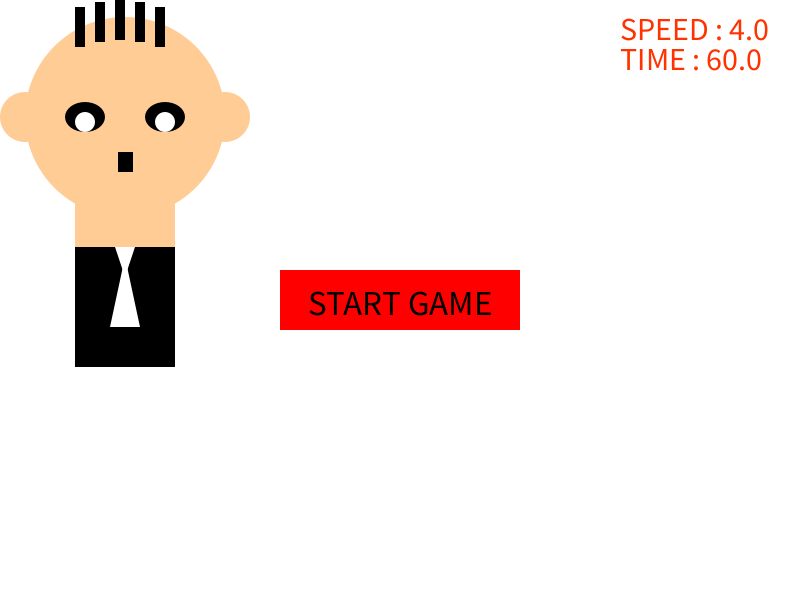
Frame 1 (no input)
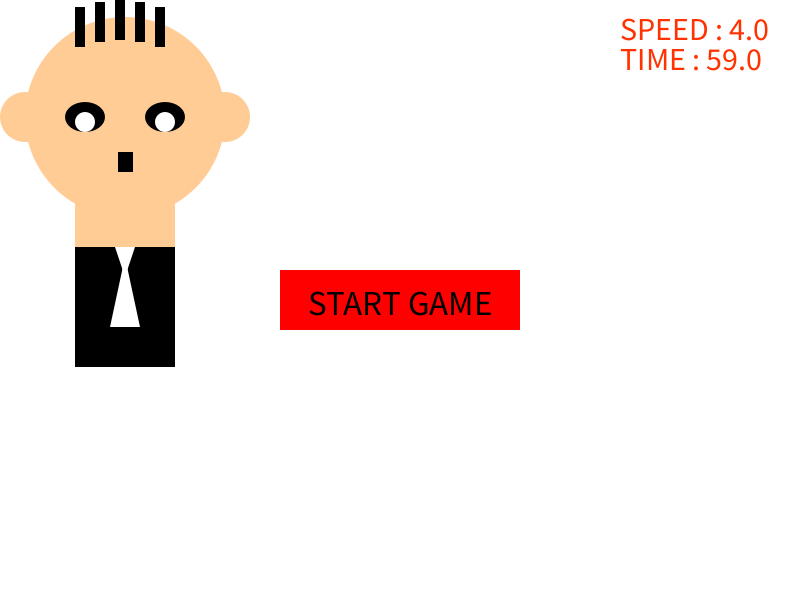
Frame 60 (the mouse pressed at the canvas centre just before this capture)
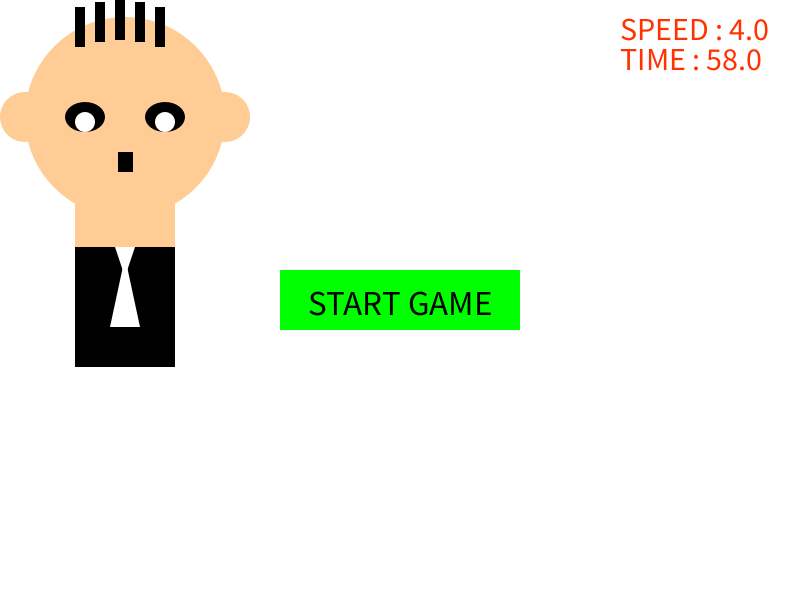
Frame 120 (the mouse held since frame 60 and released just before this capture)

The Processing sketch that drew these frames (run headless with seeded random() and noise(); from frame 60 on, the mouse is pressed at the canvas centre):

// Processing sketch: Lec6_3
// ── Lec6_3.pde
float x = 0;
float y = 0;
float speed = 4.0;
float time=60;
float x1 = 0;
float y1 = 0;
float w1 = 0;
float h1 = 0;

// store whether key pressed or released in float variables
// 1 is pressed, 0 is not pressed
float left = 0;
float right = 0;
float up = 0;
float down = 0;
PFont dinFont;
PFont blackFont;

boolean gameStart = false;
boolean failState=false;
boolean buttonState=false;
boolean mouseState=false;
void setup()
{
  size(800, 600);
  // initialize font
  w1 = 240;
  h1 = 60;
  x1 = width*0.5 - w1 * 0.5;
  y1 = height*0.5 - h1 *0.5;
}

void draw() {
  background(255);
  smooth();
  noStroke();
  
  
  pushMatrix();
  //translate(posx, posy);
  
  if(x>675){
    x=675;
  }  
  if(x<125){
    x=125;
  }  
  if(y>350){
    y=350;
  }  
  if(y<117){
    y=117;
  }  
  fill(255, 50, 0);

  textSize(32);
  textAlign(LEFT);
  text("SPEED : " + speed, width - 180, 40);


  
  textSize(32);
  textAlign(LEFT);
  text("TIME : " + time, width - 180, 70);
  time-=1;
  
  if(time>=0){
    time=60-millis()/1000;
    
  }
  
  fill(255, 204, 150);
  ellipse(x, y, 200, 200);
  ellipse(x-100, y, 50, 50);
  ellipse(x+100, y, 50, 50);
  rect(x-50, y-50, 100, 300);

  fill(#000000);
  ellipse(x-40, y, 40, 30);
  ellipse(x+40, y, 40, 30);
  rect(x-50, y-110, 10, 40);
  rect(x-30, y-115, 10, 40);
  rect(x-10, y-117, 10, 40);
  rect(x+10, y-115, 10, 40);
  rect(x+30, y-110, 10, 40);
  rect(x-7, y+35, 15, 20);
  rect(x-50, y+130, 100, 120);

  fill(#FFFFFF);
  ellipse(x-40, y+5, 20, 20);
  ellipse(x+40, y+5, 20, 20);
  //rect(0-15, 0+130, 30, 60);
  triangle(x-10, y+130, x+10, y+130, x, y+160);
  triangle(x, y+140, x-15, y+210, x+15, y+210);
  popMatrix();


  // if both keys pressed, right - left is 0.
  // if left pressed 0 - 1 is -1 so negative x direction.
  // multiply this by speed to make the amount of 
  // pixels moved equal to speed.
  x += (right - left) * speed;
  y += (down - up) * speed;
  pushMatrix();
  pushStyle();
  if(buttonState == true) {
  fill(0, 255, 0);
}
  if(buttonState == false) {
    fill(255,0,0);
}
  if(mouseState == false){
  rect( x1, y1, w1, h1);
}
  popStyle();
  popMatrix();

  if (gameStart == false){
    pushStyle();
    fill(0);
   
    textSize(35);
    textAlign(CENTER);
    text("START GAME", width * 0.5, height*0.5 + 15);
    popStyle();
}  
  
  
  
   if (time==-1) {
    fill(0);
    textSize(90);
    textAlign(CENTER);
    text("GAME OVER", width * 0.5, height*0.5);
    stop();
  }
}

void mouseReleased(){
  if(buttonState == true){
  mouseState = true;
  gameStart = true;
  noCursor();
  }
}

void mousePressed(){
  if (mouseX > x1 && mouseX < x1 + w1 && mouseY > y1 && mouseY < y1 + h1 && gameStart == false) {
    buttonState = true;
     } else {
    if(gameStart == false){ 
    buttonState = false;
}
}
}

void keyReleased()
{
  if (key == CODED)
  {
    if (keyCode == LEFT)
    {
      left = 0;
    }
    if (keyCode == RIGHT)
    {
      right = 0;
    }

    if (keyCode == UP)
    {
      up = 0;
    }
    if (keyCode == DOWN)
    {
      down = 0;
    }
  }
}

void keyPressed()
{
  if(gameStart == true){
  if(key== 'z'){
    speed = speed +1;
}
  if(key== 'x'){
    speed = speed -1;
}
  if (key == CODED)
  {
    if (keyCode == LEFT)
    {
      left = 1;
    }
    if (keyCode == RIGHT)
    {
      right = 1;
    }

    if (keyCode == UP)
    {
      up = 1;
    }
    if (keyCode == DOWN)
    {
      down = 1;
    }
  }
  gameStart = true;
}
}
